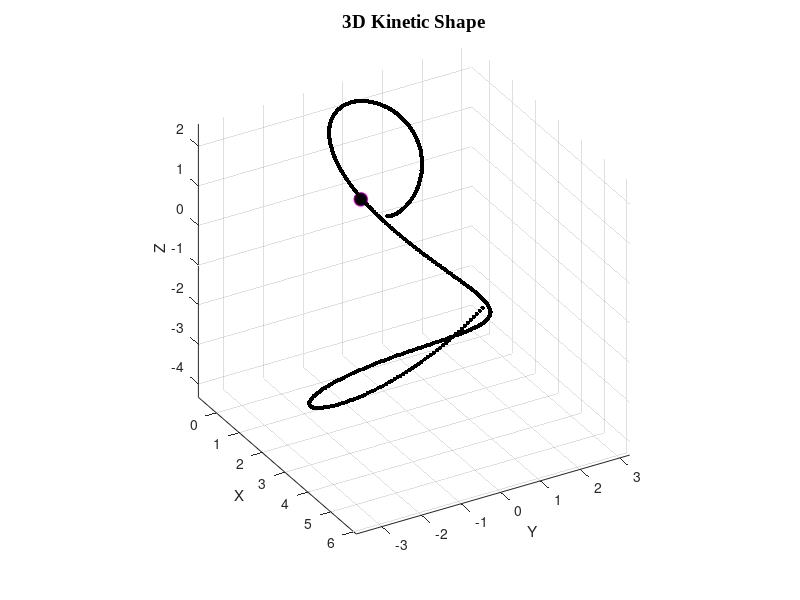
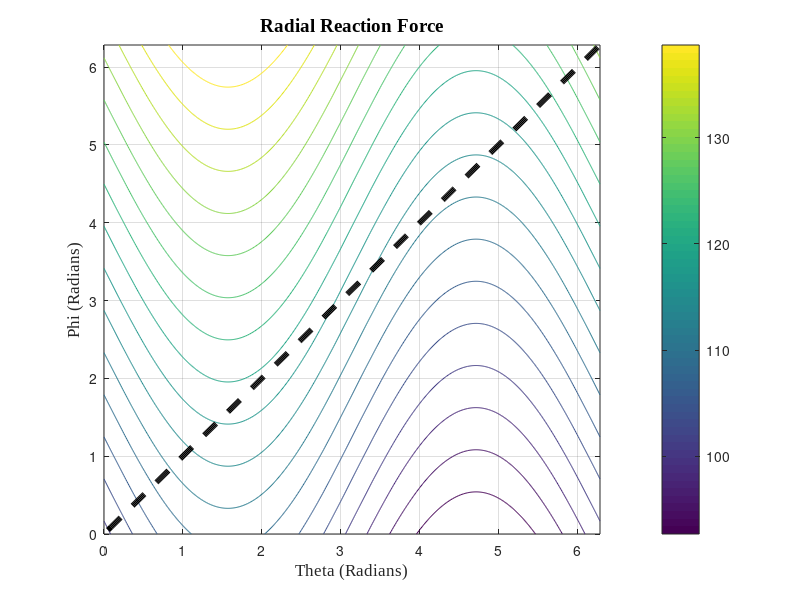
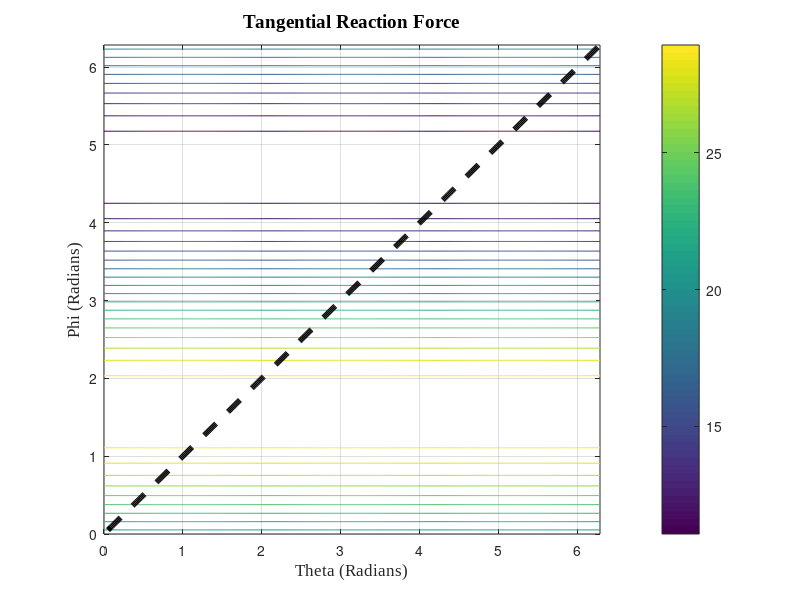
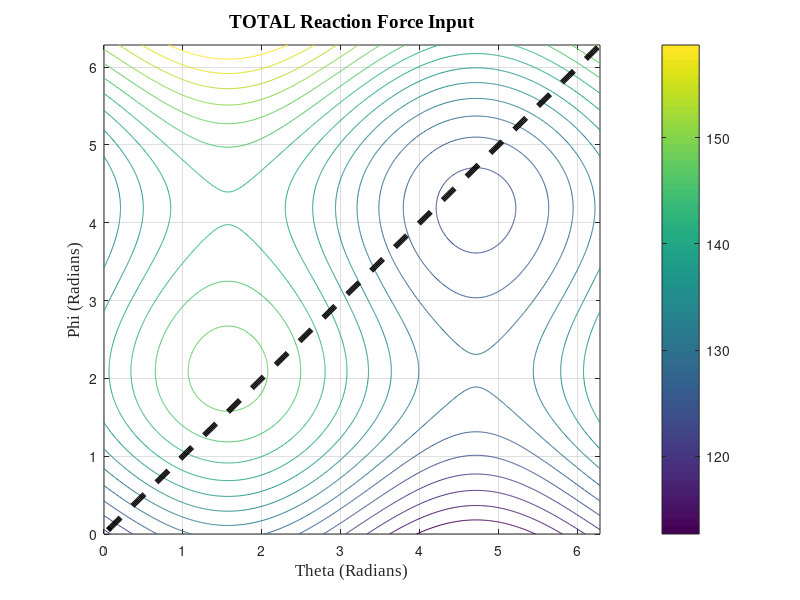

Source code (MATLAB) for these figures, in order: (Note: this script raises an error after producing the figures.)
clc         %Clear the command window
close all   %Close all open figures/matlab windows
clear all   %Clear all data in matlab workspace

%==============================================================================
%                                    INPUT 
%==============================================================================
n          = 5;  %Numerical Resolution
Resolution = 100;

%Definition Range (Radians)
theta1 = linspace(0, 2*pi ,Resolution*n);%Elevation Angle Range (theta)
phi1 = linspace(0, 2*pi ,Resolution*n);  %Azimuth Angle Range (phi)
[theta, phi] = meshgrid(theta1,phi1);

%Applied vertical force to axle of 3D KS  (Unit Force)
%  Note:  This is a constant funciton. While this code does not support a 
%         variable vertical force funciton, it can be added.
Fv = 1000;

%Generating Desired Reaction Force Function in Theta (raidal) Direction 
%  Note: This code only supports horizontal ground reaction forces in 
%        exponential and sinosodial force functions, specifiying constants.
c1R = 100;      odrR = 0;
c2R = 5;        odr2R = 1; 
c3R = 10;       freq1R = 1;
c4R = 0;        freq2R = 1;

%Fr = zeros(length(theta)); %Blank Vector
Fr =   c1R*theta.^odrR       ...
     + c2R*phi.^odr2R        ...
     + c3R*sin(freq1R*theta) ...
     + c4R*sin(freq2R*phi);

%Generating Desired Reaction Force Function in Phi (tangential) Direction 
c1T = 10;      odrT = 0;
c2T = 10;      odr2T = 0;
c3T = 0;       freq1T = 1;
c4T = 10;      freq2T = 1;

%FT = zeros(length(phi)); %Blank Vector
FT =  c1T*theta.^odrT        ...
    + c2T*phi.^odr2T        ...
    + c3T*sin(freq1T*theta) ...
    + c4T*sin(freq2T*phi);

%Specify coordinates where within Input force the shape will start
%     Coordinates = [Theta, Phi]
pThidx = 1*n;   %Starting Point Index in theta direction
pPhidx = 1*n;   %Starting Point Index in phi direction

%Initial Radius of 3D Kinetic Shape  (Unit Length)
Ri = 1;

%Integration direction values
%     A value of 1 is 2pi, 0.5 is pi, and so on...
ThetaPath = 1; 
PhiPath   = 1;
%==============================================================================


FTotal = Fr + FT;       %Total Force - Radial plus Tangential Force

%Direction of Integration (Rolling Movement)
%     In this code the integration direciton is linear and constantly
%     increasing, however one can reprogram this code such that the
%     integration path is over a non-linear theta and phi range.
position = [[pThidx, pPhidx], [theta1(pThidx), phi1(pPhidx)], FTotal(pPhidx, pThidx)];
for r = 8:(Resolution*n)   
    %Direction travel 
    %For each angle step, take one index step in theta direction
    pThidx = pThidx + ceil(ThetaPath*4);   %Index amount moved in theta direction
    pPhidx = pPhidx + ceil(PhiPath*4);   %Index amount moved in phi direction
    
    pThidx = ceil(r*ThetaPath);
    pPhidx = ceil(r*PhiPath);

    position = [position; pThidx pPhidx theta1(pThidx), phi1(pPhidx), FTotal(pPhidx, pThidx)];
end



%==============================================================================
%               Applying Three-Dimensional Kinetic Shape Equation 
%==============================================================================
%Derivation of Shape (Curve)
[a, b] = size(theta);
r1(a,b) = 0;
firstRun = 0;
for j = 2:length(position)
    t      = position(j,   1);
    t_min1 = position(j-1, 1);
    
    p      = position(j,   2);
    p_min1 = position(j-1, 2);

    th  = phi(t,      p);
    th1 = phi(t_min1, p);
    
    ph  = theta(t, p);
    ph1 = theta(t, p_min1);
    
    
    if(firstRun==0)
        r1(t_min1,p_min1) =  Ri;
        firstRun = 1;
    end
    
    %==============  Theta Direction Integrals =================
    Int_Fr_dth = c1R*(th^(odrR+1))/(odrR+1) ... 
       +      th*c2R*(ph^(odr2R))...
               - c3R*(1/freq1R)*cos(freq1R*th) ...
       +      th*c4R*sin(freq1R*ph);
    
    Int_Fr_dth1 = c1R*(th1^(odrR+1))/(odrR+1)  ...
           +  th1*c2R*(ph^(odr2R))...
                - c3R*(1/freq1R)*cos(freq1R*th1) ...
           +  th1*c4R*sin(freq1R*ph);
    C = log( r1(t_min1,p_min1) ); %Constant

    r1(t_min1,p) = exp(  (Int_Fr_dth / Fv) - (Int_Fr_dth1 / Fv)   +  C  );
    
    
    %==================  Phi Direction Integrals ===================
    Int_FT_dph =         ph*c1T*th^odrT + c2T*(ph^(odr2T+1))/(odr2T+1)...
               +  ph*c3T*sin(freq1T*th) - c4T*(1/freq2T)*cos(freq2T*ph);
    Int_FT_dph1 =       ph1*c1T*th^odrT + c2T*(ph1^(odr2T+1))/(odr2T+1)...
              +  ph1*c3T*cos(freq1T*th) - c4T*(1/freq2T)*cos(freq2T*ph1);
    
    Int_Fr_dph =         ph*c1R*th^odrR + c2R*(ph^(odr2R+1))/(odr2R+1)...
                + ph*c3R*sin(freq1R*th) - c4R*(1/freq2R)*cos(freq2R*ph);
    Int_Fr_dph1 =       ph*c1R*th1^odrR + c2R*(ph1^(odr2R+1))/(odr2R+1)...
               + ph1*c3R*sin(freq1R*th) - c4R*(1/freq2R)*cos(freq2R*ph1);
       
    r1(t,p) = r1(t_min1,p)* exp(  (Int_FT_dph/Int_Fr_dph) ...
              - (Int_FT_dph1/Int_Fr_dph1)    );
end

%==============================================================================
%                           Plotting Kinetic Shape 
%==============================================================================
%Converting Shape from spherical to cartesian coordiantes for plotting
[x1,y1,z1] = sph2cart(theta,phi,r1);
value = find(x1 ~= 0);
noZigZag = [x1(value(2:2:end)),y1(value(2:2:end)),z1(value(2:2:end))];

%Plotting Derived 3D KS
figure(1);
plot3(0,0,0,'-mo','MarkerSize',10,'MarkerFaceColor','k')   %Origin point
hold on
plot3(x1(value(2:2:end)),y1(value(2:2:end)),z1(value(2:2:end)),...
      '.k','MarkerSize',10);
title('3D Kinetic Shape', 'FontSize',14, 'FontName','Times New Roman')
xlabel('X') ; ylabel('Y') ; zlabel('Z')
axis equal %tight
view(60, 30);
grid on

%Plotting Radial Force
figure(2);  %Input
contour(theta1, phi1, Fr, 18);
hold on
plot(position(:,3), position(:,4),'--k','Linewidth',4)
title('Radial Reaction Force', 'FontSize',14, 'FontName','Times New Roman')
xlabel('Theta (Radians)','FontSize',12, 'FontName','Times New Roman'); 
ylabel('Phi (Radians)','FontSize',12, 'FontName','Times New Roman'), 
zlabel('Force','FontSize',12, 'FontName','Times New Roman');
set(gca,'xLim',[min(theta1),max(theta1)]);
set(gca,'yLim',[min(phi1),max(phi1)]);
colorbar
grid on

%Plotting Tangential Force - Input
figure(3);  
contour(theta1, phi1, FT, 18);
hold on
plot(position(:,3), position(:,4),'--k','Linewidth',4)
title('Tangential Reaction Force', 'FontSize',14, 'FontName','Times New Roman')
xlabel('Theta (Radians)','FontSize',12, 'FontName','Times New Roman'); 
ylabel('Phi (Radians)','FontSize',12, 'FontName','Times New Roman'), 
zlabel('Force','FontSize',12, 'FontName','Times New Roman');
set(gca,'xLim',[min(theta1),max(theta1)]);
set(gca,'yLim',[min(phi1),max(phi1)]);
colorbar
grid on

%Ploting Total Forces onto a contour plot
figure(4);
C = contour(theta1, phi1, FTotal, 18);
hold on
plot(position(:,3), position(:,4),'--k','Linewidth',4)
title('TOTAL Reaction Force Input', 'FontSize',14, 'FontName','Times New Roman')
xlabel('Theta (Radians)','FontSize',12, 'FontName','Times New Roman');  
ylabel('Phi (Radians)','FontSize',12, 'FontName','Times New Roman')
set(gca,'xLim',[min(theta1),max(theta1)]);
set(gca,'yLim',[min(phi1),max(phi1)]);
colorbar
grid on

%==============================================================================
%            Export 3D data points to text file and .STL File
%==============================================================================
%XYZ point coordinates to text file:
Data = noZigZag;
dlmwrite('3D_KS_XYZ.txt', Data, 'precision', '%g', ...
          'newline', 'pc');
      
%3D object to .stl file:
surf2stl('3D_KS_STL.stl',x1,y1,z1)
      
%Checking what was written to the .stl file file
check = stlread('3D_KS_STL.stl')
figure
patch(check,'FaceColor',       [0.5 0.8 1.0], ...
            'EdgeColor',       'none',        ...
            'FaceLighting',    'gouraud',     ...
            'AmbientStrength', 0.15);
view([-135 35]);
%NOTE: When rendering/loading in SolidWorks, use "point cloud" option 